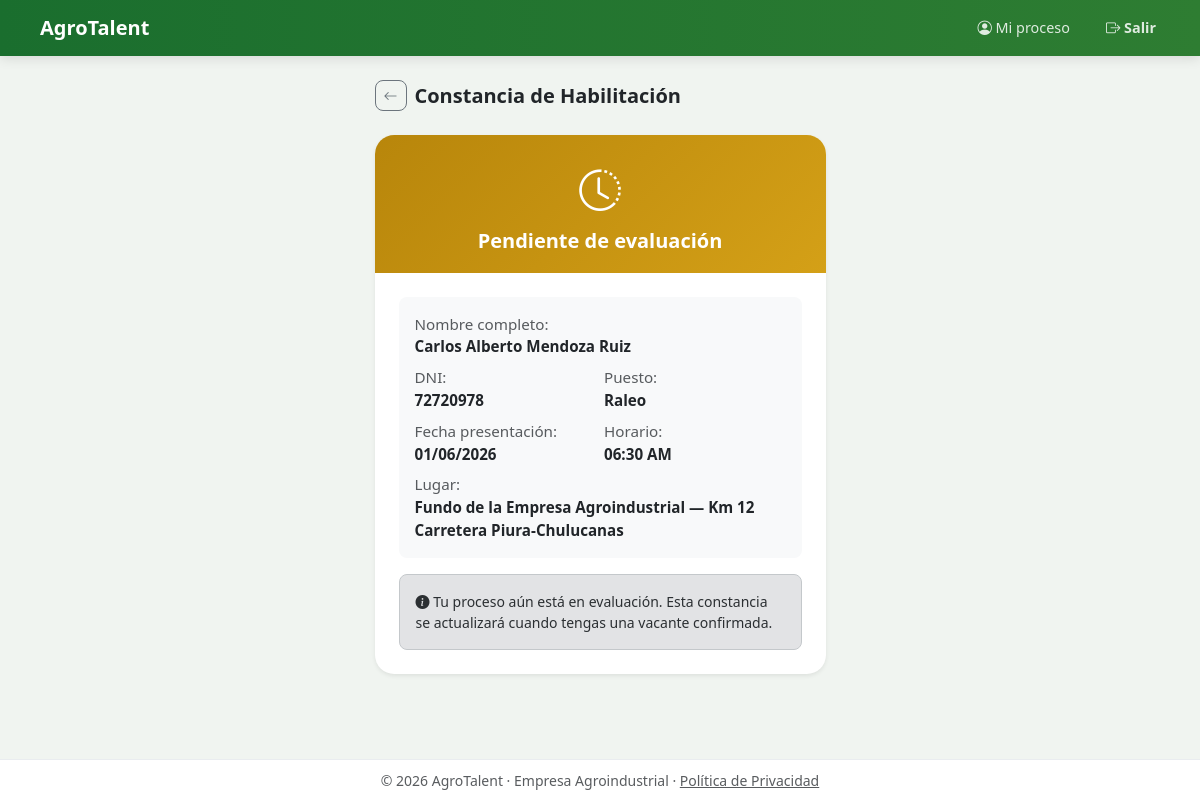
/postulante/constancia (signed in), run on the app's committed database.
### models.py (models this page shows, shortened)
class Usuario(UserMixin, db.Model):
    __tablename__ = 'usuarios'
    id = db.Column(db.Integer, primary_key=True)
    dni = db.Column(db.String(8), unique=True, nullable=False)
    nombres = db.Column(db.String(100))          # capturado en registro
    apellidos = db.Column(db.String(100))
    celular = db.Column(db.String(15), nullable=False)
    correo = db.Column(db.String(120), unique=True, nullable=True)  # staff
    password_hash = db.Column(db.String(255), nullable=False)
    rol = db.Column(db.String(20), nullable=False)   # postulante | rrhh | medico
    verificado = db.Column(db.Boolean, default=False)
    otp_code = db.Column(db.String(6), nullable=True)
    otp_expira = db.Column(db.DateTime, nullable=True)
    intentos_fallidos = db.Column(db.Integer, default=0)
    bloqueado_hasta = db.Column(db.DateTime, nullable=True)
    activo = db.Column(db.Boolean, default=True)
    cargo = db.Column(db.String(100), nullable=True)
    password_temporal = db.Column(db.Boolean, default=False)
    es_jefe = db.Column(db.Boolean, default=False)
    creado_en = db.Column(db.DateTime, default=datetime.utcnow)
    postulante = db.relationship('Postulante', backref='usuario', uselist=False)

class Postulante(db.Model):
    __tablename__ = 'postulantes'
    id = db.Column(db.Integer, primary_key=True)
    usuario_id = db.Column(db.Integer, db.ForeignKey('usuarios.id'), nullable=False)
    convocatoria_id = db.Column(db.Integer, db.ForeignKey('convocatorias.id'), nullable=True)
    fecha_nacimiento = db.Column(db.Date)
    sexo = db.Column(db.String(10))
    grado_instruccion = db.Column(db.String(50))
    distrito = db.Column(db.String(60))
    puesto = db.Column(db.String(60))
    es_extrabajador = db.Column(db.Boolean, default=False)
    datos_completos = db.Column(db.Boolean, default=False)
    estado_proceso = db.Column(db.String(40), default='registrado')
    estado_vacante = db.Column(db.String(30), nullable=True)
    fecha_hora_declaracion = db.Column(db.DateTime)
    fecha_hora_habilitacion = db.Column(db.DateTime)
    creado_en = db.Column(db.DateTime, default=datetime.utcnow)
    validado_en_fundo = db.Column(db.Boolean, default=False)
    validado_en_fundo_en = db.Column(db.DateTime)
    codigo_constancia = db.Column(db.String(12), unique=True, nullable=True)
    inducciones = db.relationship('AvanceInduccion', backref='postulante', lazy=True)
    declaracion = db.relationship('DeclaracionSalud', backref='postulante', uselist=False)
    cita = db.relationship('CitaTopico', backref='postulante', uselist=False)
    historial = db.relationship('HistorialEstado', backref='postulante', lazy=True)
    @property
    def dni(self):
        return self.usuario.dni if self.usuario else None
    @property
    def nombres(self):
        return self.usuario.nombres if self.usuario else None
    @property
    def apellidos(self):
        return self.usuario.apellidos if self.usuario else None

class Convocatoria(db.Model):
    __tablename__ = 'convocatorias'
    id = db.Column(db.Integer, primary_key=True)
    nombre = db.Column(db.String(100), nullable=False)
    fecha_apertura = db.Column(db.DateTime, nullable=False)
    fecha_cierre = db.Column(db.DateTime, nullable=False)
    fecha_presentacion = db.Column(db.Date, nullable=False)
    hora_presentacion = db.Column(db.String(10), nullable=False)
    lugar_presentacion = db.Column(db.String(200), nullable=False)
    activa = db.Column(db.Boolean, default=True)
    cerrada_manualmente = db.Column(db.Boolean, default=False)
    creado_en = db.Column(db.DateTime, default=datetime.utcnow)
    puestos = db.relationship('PuestoConvocatoria', backref='convocatoria', lazy=True)

### app.py (the view)
@app.route('/postulante/constancia')
@login_required
@rol_requerido('postulante')
def postulante_constancia():
    p = current_user.postulante
    conv = convocatoria_activa()
    if estado_constancia(p) == 'habilitado' and not p.codigo_constancia:
        asegurar_codigo_constancia(p)
        db.session.commit()
    return render_template('postulante/constancia.html',
                           postulante=p, conv=conv, estado=estado_constancia(p))

### app.py (called while the page is built)
@login_manager.user_loader
def load_user(uid):
    return db.session.get(Usuario, int(uid))

@app.template_filter('hora_ampm')
def hora_ampm(valor):
    try:
        from datetime import datetime as dt
        t = dt.strptime(str(valor), '%H:%M')
        return t.strftime('%I:%M %p')
    except Exception:
        return valor

def estado_constancia(p):
    if p.estado_proceso in ('seleccionado', 'incorporado'):
        return 'habilitado'
    if p.estado_proceso == 'cita_programada':
        return 'evaluacion'
    if p.estado_proceso == 'lista_espera':
        return 'espera'
    return 'pendiente'

def rol_requerido(*roles):
    def decorator(f):
        @wraps(f)
        def wrapped(*args, **kwargs):
            if not current_user.is_authenticated or current_user.rol not in roles:
                flash('Acceso restringido.', 'danger')
                return redirect(url_for('login'))
            return f(*args, **kwargs)
        return wrapped
    return decorator

def convocatoria_activa():
    return Convocatoria.query.filter_by(activa=True).first()

### templates/postulante/constancia.html (shortened to what this page needs)
{% extends "base.html" %}
{% block content %}
<div class="row justify-content-center">
  <div class="col-12 col-md-7 col-lg-5">
    <div class="d-flex align-items-center gap-2 mb-4">
      <a href="{{ url_for('postulante_dashboard') }}" class="btn btn-sm btn-outline-secondary rounded-3"><i class="bi bi-arrow-left"></i></a>
      <h5 class="fw-bold mb-0">Constancia de Habilitación</h5>
    </div>
    <div class="card shadow-sm constancia-card mb-3">
      {% if estado == 'habilitado' %}
      <div class="constancia-estado-bar bg-habilitado">
        <i class="bi bi-check-circle-fill" style="font-size:2.6rem"></i>
        <h5 class="fw-bold mt-2 mb-0">Habilitado para firma de contrato</h5>
      </div>
      {% elif estado == 'evaluacion' %}
      <div class="constancia-estado-bar bg-evaluacion">
        <i class="bi bi-heart-pulse-fill" style="font-size:2.6rem"></i>
        <h5 class="fw-bold mt-2 mb-0">Derivado a evaluación médica</h5>
      </div>
      {% elif estado == 'espera' %}
      <div class="constancia-estado-bar bg-espera">
        <i class="bi bi-hourglass-split" style="font-size:2.6rem"></i>
        <h5 class="fw-bold mt-2 mb-0">En lista de espera</h5>
      </div>
      {% else %}
      <div class="constancia-estado-bar bg-pendiente">
        <i class="bi bi-clock-history" style="font-size:2.6rem"></i>
        <h5 class="fw-bold mt-2 mb-0">Pendiente de evaluación</h5>
      </div>
      {% endif %}
      <div class="card-body p-4">
        <div class="bg-light rounded-3 p-3 mb-3" style="font-size:.95rem">
          <div class="row g-2">
            <div class="col-12"><span class="text-muted">Nombre completo:</span><br>
              <strong>{{ postulante.nombres }} {{ postulante.apellidos }}</strong></div>
            <div class="col-6"><span class="text-muted">DNI:</span><br><strong>{{ postulante.dni }}</strong></div>
            <div class="col-6"><span class="text-muted">Puesto:</span><br><strong>{{ postulante.puesto or '—' }}</strong></div>
            {% if conv %}
            <div class="col-6"><span class="text-muted">Fecha presentación:</span><br>
              <strong>{{ conv.fecha_presentacion.strftime('%d/%m/%Y') }}</strong></div>
            <div class="col-6"><span class="text-muted">Horario:</span><br>
              <strong>{{ conv.hora_presentacion | hora_ampm }}</strong></div>
            <div class="col-12"><span class="text-muted">Lugar:</span><br>
              <strong>{{ conv.lugar_presentacion }}</strong></div>
            {% endif %}
          </div>
        </div>
        {% if estado == 'habilitado' %}
        <div class="alert alert-success rounded-3 small mb-3">
          <i class="bi bi-info-circle-fill"></i>
          Tu registro fue completado exitosamente. Preséntate con tu DNI el día y horario asignados para continuar con el proceso.
        </div>
        <div class="d-grid">
          <a href="{{ url_for('postulante_constancia_imprimir') }}" target="_blank"
             class="btn btn-success btn-lg rounded-3">
            <i class="bi bi-download"></i> Descargar constancia en PDF
          </a>
        </div>
        {% elif estado == 'evaluacion' %}
        <div class="alert alert-info rounded-3 small mb-0">
          <i class="bi bi-info-circle-fill"></i>
          Fuiste derivado a evaluación médica en el tópico. Revisa tu cita programada en tu panel principal.
        </div>
        {% elif estado == 'espera' %}
        <div class="alert alert-warning rounded-3 small mb-0">
          <i class="bi bi-info-circle-fill"></i>
          No hay vacantes disponibles por el momento. Te avisaremos si se libera un cupo en tu puesto.
        </div>
        {% else %}
        <div class="alert alert-secondary rounded-3 small mb-0">
          <i class="bi bi-info-circle-fill"></i>
          Tu proceso aún está en evaluación. Esta constancia se actualizará cuando tengas una vacante confirmada.
        </div>
        {% endif %}
      </div>
    </div>
  </div>
</div>
{% endblock %}

### static/css/main.css (style rules this page uses)
:root { --verde: #1a6e2e; --verde-medio: #28a745; --verde-claro: #e8f5e9; --amarillo: #f5c518; --gris: #f8f9fa; --texto: #212529; --muted: #6c757d; }
body { font-family: 'Segoe UI', system-ui, sans-serif; background-color: #f0f4f0; color: var(--texto); min-height: 100vh; display: flex; flex-direction: column; }
.card { transition: box-shadow .15s; }
.constancia-card { border-radius: 1.2rem; border: none; overflow: hidden; }
.constancia-estado-bar { padding: 1.5rem 1.5rem 1.2rem; text-align: center; color: #fff; }
.constancia-estado-bar.bg-pendiente { background: linear-gradient(135deg, #b8860b 0%, #d4a017 100%); }

### data on the page
Usuario: nombres "Carlos Alberto", apellidos "Mendoza Ruiz", dni "72720978"
Postulante: puesto "Raleo"
Convocatoria: fecha_presentacion "01/06/2026", hora_presentacion|hora_ampm "06:30 AM", lugar_presentacion "Fundo de la Empresa Agroindustrial — Km 12 Carretera Piura-Chulucanas"
